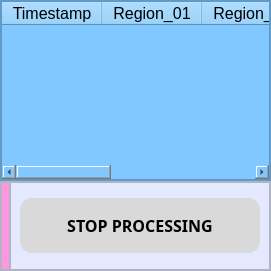
                    <widget class="QWidget" name="start_detection">
                     <layout class="QVBoxLayout" name="verticalLayout_7">
                      <property name="spacing">
                       <number>0</number>
                      </property>
                      <property name="leftMargin">
                       <number>0</number>
                      </property>
                      <property name="topMargin">
                       <number>0</number>
                      </property>
                      <property name="rightMargin">
                       <number>0</number>
                      </property>
                      <property name="bottomMargin">
                       <number>0</number>
                      </property>
                      <item>
                       <widget class="QFrame" name="frame_6">
                        <property name="sizePolicy">
                         <sizepolicy hsizetype="Preferred" vsizetype="Preferred">
                          <horstretch>0</horstretch>
                          <verstretch>2</verstretch>
                         </sizepolicy>
                        </property>
                        <property name="styleSheet">
                         <string notr="true">background-color: rgb(128, 200, 255);</string>
                        </property>
                        <property name="frameShape">
                         <enum>QFrame::StyledPanel</enum>
                        </property>
                        <property name="frameShadow">
                         <enum>QFrame::Raised</enum>
                        </property>
                        <layout class="QHBoxLayout" name="horizontalLayout_19">
                         <property name="spacing">
                          <number>0</number>
                         </property>
                         <property name="leftMargin">
                          <number>0</number>
                         </property>
                         <property name="topMargin">
                          <number>0</number>
                         </property>
                         <property name="rightMargin">
                          <number>0</number>
                         </property>
                         <property name="bottomMargin">
                          <number>0</number>
                         </property>
                         <item>
                          <widget class="QTableWidget" name="tableWidget">
                           <column>
                            <property name="text">
                             <string>Timestamp</string>
                            </property>
                            <property name="font">
                             <font>
                              <pointsize>12</pointsize>
                             </font>
                            </property>
                           </column>
                           <column>
                            <property name="text">
                             <string>Region_01</string>
                            </property>
                            <property name="font">
                             <font>
                              <pointsize>12</pointsize>
                             </font>
                            </property>
                           </column>
                           <column>
                            <property name="text">
                             <string>Region_02</string>
                            </property>
                            <property name="font">
                             <font>
                              <pointsize>12</pointsize>
                             </font>
                            </property>
                           </column>
                           <column>
                            <property name="text">
                             <string>Region_03</string>
                            </property>
                            <property name="font">
                             <font>
                              <pointsize>12</pointsize>
                             </font>
                            </property>
                           </column>
                           <column>
                            <property name="text">
                             <string>Region_04</string>
                            </property>
                            <property name="font">
                             <font>
                              <pointsize>12</pointsize>
                             </font>
                            </property>
                           </column>
                          </widget>
                         </item>
                        </layout>
                       </widget>
                      </item>
                      <item>
                       <widget class="QFrame" name="frame_7">
                        <property name="sizePolicy">
                         <sizepolicy hsizetype="Preferred" vsizetype="Preferred">
                          <horstretch>0</horstretch>
                          <verstretch>1</verstretch>
                         </sizepolicy>
                        </property>
                        <property name="styleSheet">
                         <string notr="true">background-color: rgb(229, 233, 255);</string>
                        </property>
                        <property name="frameShape">
                         <enum>QFrame::StyledPanel</enum>
                        </property>
                        <property name="frameShadow">
                         <enum>QFrame::Raised</enum>
                        </property>
                        <layout class="QHBoxLayout" name="horizontalLayout_20">
                         <property name="spacing">
                          <number>0</number>
                         </property>
                         <property name="leftMargin">
                          <number>0</number>
                         </property>
                         <property name="topMargin">
                          <number>0</number>
                         </property>
                         <property name="rightMargin">
                          <number>0</number>
                         </property>
                         <property name="bottomMargin">
                          <number>0</number>
                         </property>
                         <item>
                          <widget class="QFrame" name="frame_8">
                           <property name="sizePolicy">
                            <sizepolicy hsizetype="Preferred" vsizetype="Preferred">
                             <horstretch>2</horstretch>
                             <verstretch>0</verstretch>
                            </sizepolicy>
                           </property>
                           <property name="frameShape">
                            <enum>QFrame::StyledPanel</enum>
                           </property>
                           <property name="frameShadow">
                            <enum>QFrame::Raised</enum>
                           </property>
                           <layout class="QVBoxLayout" name="verticalLayout_8">
                            <property name="spacing">
                             <number>0</number>
                            </property>
                            <property name="leftMargin">
                             <number>0</number>
                            </property>
                            <property name="topMargin">
                             <number>0</number>
                            </property>
                            <property name="rightMargin">
                             <number>0</number>
                            </property>
                            <property name="bottomMargin">
                             <number>0</number>
                            </property>
                            <item>
                             <widget class="QLabel" name="label_14">
                              <property name="styleSheet">
                               <string notr="true">background-color: rgb(255, 151, 222);</string>
                              </property>
                              <property name="text">
                               <string/>
                              </property>
                              <property name="alignment">
                               <set>Qt::AlignCenter</set>
                              </property>
                             </widget>
                            </item>
                           </layout>
                          </widget>
                         </item>
                         <item>
                          <widget class="QFrame" name="frame_9">
                           <property name="sizePolicy">
                            <sizepolicy hsizetype="Preferred" vsizetype="Preferred">
                             <horstretch>1</horstretch>
                             <verstretch>0</verstretch>
                            </sizepolicy>
                           </property>
                           <property name="frameShape">
                            <enum>QFrame::StyledPanel</enum>
                           </property>
                           <property name="frameShadow">
                            <enum>QFrame::Raised</enum>
                           </property>
                           <layout class="QVBoxLayout" name="verticalLayout_9">
                            <item>
                             <widget class="QPushButton" name="pushButton_5">
                              <property name="minimumSize">
                               <size>
                                <width>240</width>
                                <height>0</height>
                               </size>
                              </property>
                              <property name="font">
                               <font>
                                <family>Segoe UI Semibold</family>
                                <pointsize>12</pointsize>
                                <weight>75</weight>
                                <bold>true</bold>
                               </font>
                              </property>
                              <property name="cursor">
                               <cursorShape>PointingHandCursor</cursorShape>
                              </property>
                              <property name="styleSheet">
                               <string notr="true">* {
	background-color: rgb(217, 217, 217);
	padding: 16px;
	padding-left: 24px;
	padding-right: 24px;
	border-radius: 12px;
}


QPushButton:hover {
	background-color: #BBBBBB;
	border: 1px solid black;
}</string>
                              </property>
                              <property name="text">
                               <string>STOP PROCESSING</string>
                              </property>
                             </widget>
                            </item>
                           </layout>
                          </widget>
                         </item>
                        </layout>
                       </widget>
                      </item>
                     </layout>
                    </widget>
